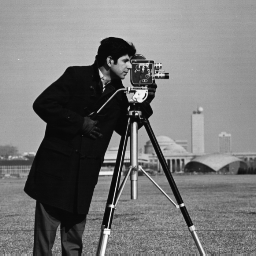
%> input picture Basic/cameraman.jpg, 256 x 256 px
$ octave GaussianFilter.m   (GNU Octave 9; MATLAB toolbox functions it lacks are replaced by stand-ins)
%> lines starting %> are read from the running program, lines starting %| are printed output that depends on the picture
close all;
clear all;

% http://www.mathworks.com/help/images/ref/fspecial.html?searchHighlight=fspecial
% read file
[FileName,PathName,~] = uigetfile('*.jpg');
%> the answer given: cameraman.jpg
I = imread([PathName FileName]);
%> I is the input picture: size 256x256x3 uint8; min 7, max 253, mean 118.7

% create a Gaussian kernel
h = fspecial('Gaussian',[10 10],8);
figure,surf(h)
%> after `surf(h)`:
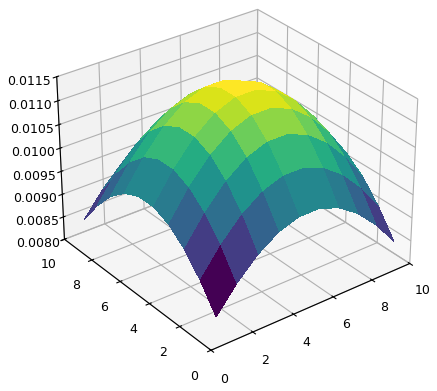
%> figure redrawn from the program's plot data

% smooth the image by imfilter
GaussianResult = imfilter(I,h,'same','conv','replicate');
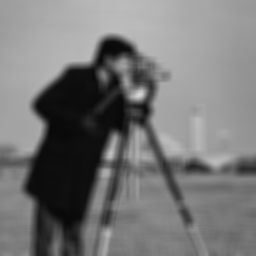
%> GaussianResult: size 256x256x3 uint8; min 9, max 216, mean 118.6

% subplot command makes these two image displayed together
figure(1),subplot(2,1,1),imagesc(I),colormap(gray),axis image;
figure(1),subplot(2,1,2),imagesc(GaussianResult),colormap(gray),axis image;

% compute the gradient
[Gx, Gy] = gradient(double(h));
Ix = imfilter(double(I),Gx,'same','conv','replicate');
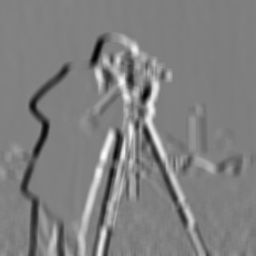
%> Ix: size 256x256x3 double; min -3.17, max 3.12, mean -0.00535; drawn with min black and max white
Iy = imfilter(double(I),Gy,'same','conv','replicate');
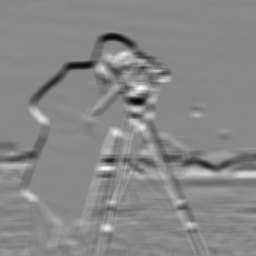
%> Iy: size 256x256x3 double; min -3.41, max 2.94, mean -0.0282; drawn with min black and max white

figure(2),subplot(2,1,1),imagesc(Ix),colormap(gray),axis image;
figure(2),subplot(2,1,2),imagesc(Iy),colormap(gray),axis image;
%> after `axis image`:
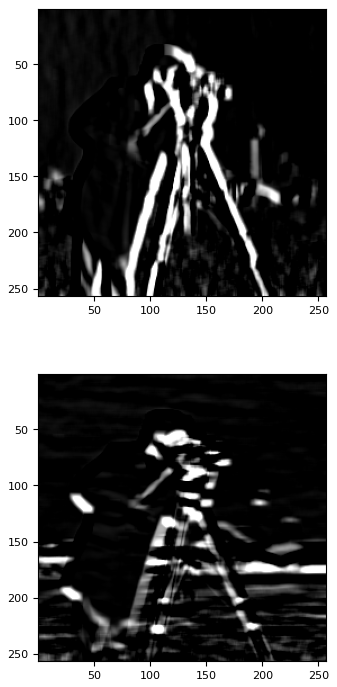
%> figure redrawn from the program's plot data, 2 panels
